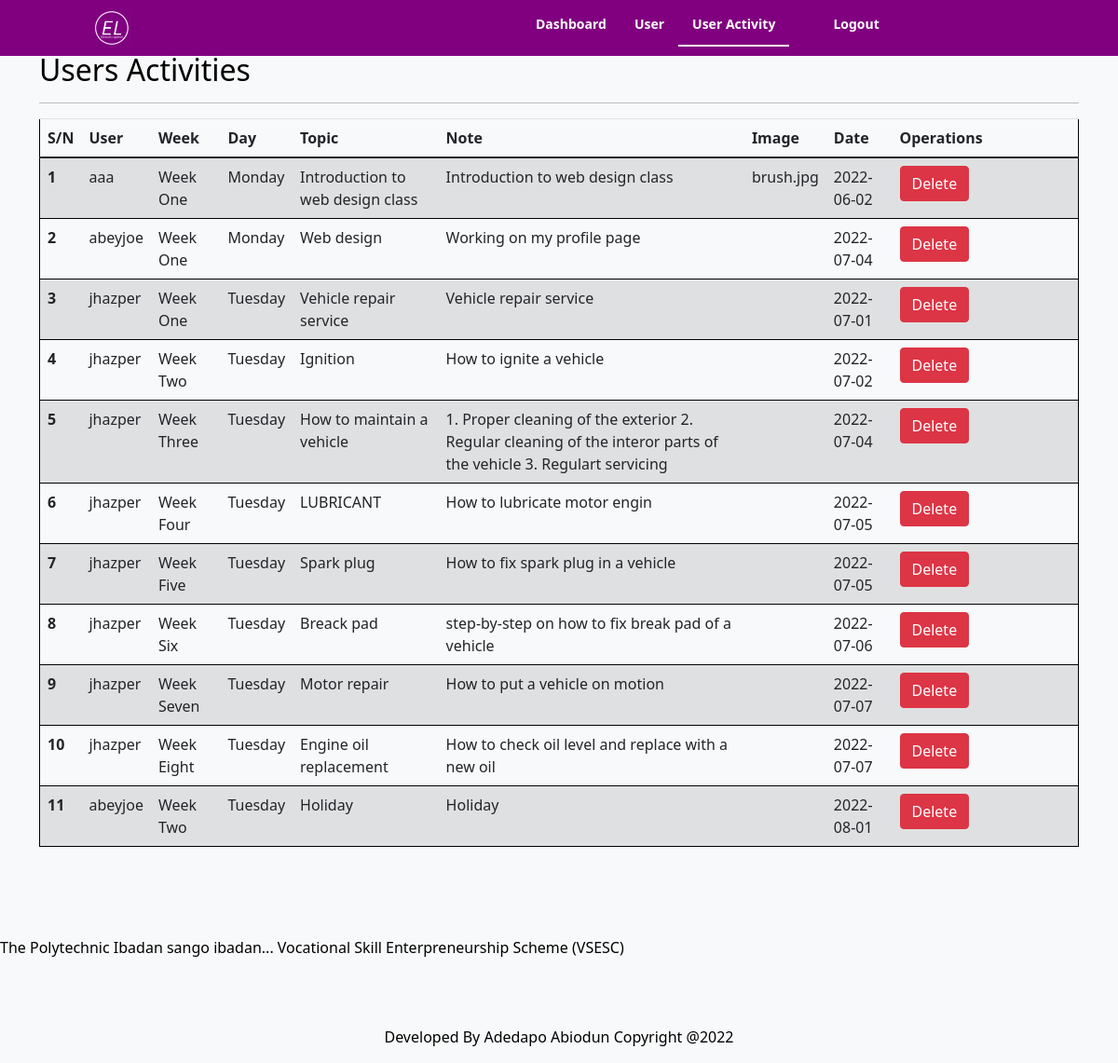
Page /Admin/useractivity.php (signed in) on the committed database.
### tables this page shows
CREATE TABLE `logbook` (
  `id` int(11) NOT NULL,
  `week` varchar(50) NOT NULL,
  `day` varchar(50) NOT NULL,
  `topic` varchar(255) NOT NULL,
  `note` varchar(2000) NOT NULL,
  `image` blob NOT NULL,
  `date` date NOT NULL,
  `user` varchar(255) NOT NULL
);

### Admin/useractivity.php (the view, shortened to what this page needs)
<?php
include '../logbook/connect.php';
?>
<!DOCTYPE html>
<html lang="en">
<head>
    <link rel="stylesheet" type="text/css" href="../style.css">
    <link rel="stylesheet" type="text/css" href="../stylelog.css">
    <link rel="stylesheet" type="text/css" href="https://stackpath.bootstrapcdn.com/bootstrap/4.1.3/css/bootstrap.min.css">
    <link href="https://cdn.jsdelivr.net/npm/bootstrap@5.1.3/dist/css/bootstrap.min.css" rel="stylesheet">
    <link href="../css/bootstrap.css" rel="stylesheet">
    <link rel="stylesheet" href="https://cdn.jsdelivr.net/npm/bootstrap-icons@1.3.0/font/bootstrap-icons.css"/>
</head>
<body class="bg-light">
    <div class="header">
		<div class="logo">
			<a href="#" style="cursor: auto;"><img src="../logo.png" /></a>
		</div>
		<div class="nav">
			<div class="link">
				<ul>
                <a href="adminhome.php"><li>Dashboard</li></a>
					<a href="user.php"><li>User</li></a>
					<a href="useractivity.php"><li class="home">User Activity</li></a>
				</ul>
			</div>
            <div>
                <ul>
					<a href="adminlogout.php"><li>Logout</li></a>
				</ul>
            </div>
		</div>
	</div>
    <center><h1>DISPLAY LOGBOOK</h1></center>
<div class="container">
    <h2>Users Activities</h2><hr>
    <table class="table text-dark table-striped">
        <thead>
            <tr>
                <th scope="col">S/N</th>
                <th scope="col">User</th>
                <th scope="col">Week</th>
                <th scope="col">Day</th>
                <th scope="col">Topic</th>
                <th scope="col">Note</th>
                <th scope="col">Image</th>
                <th scope="col">Date</th>
                <th scope="col" class="operation-button-width">Operations</th>
            </tr>
        </thead>
        <tbody>
        <?php
        $count = 0;
        $sql="Select * from logbook";
        $result=mysqli_query($con,$sql);
        if($result){
            while($row=mysqli_fetch_assoc($result)){
                $id=$row['id'];
                $user=$row['user'];
                $week=$row['week'];
                $day=$row['day'];
                $topic=$row['topic'];
                $note=$row['note'];
                $image=$row['image'];
                $date=$row['date'];
                $count++;
                echo '<tr>
                <th scope="row">'.$count.'</th>
                <td>'.$user.'</td>
                <td>'.$week.'</td>
                <td>'.$day.'</td>
                <td>'.$topic.'</td>
                <td>'.$note.'</td>
                <td>'.$image.'</td>
                <td>'.$date.'</td>
                <td>
                <a href="delete.php?deleteid='.$id.'" class="text-light"><button class="btn btn-danger">Delete</button></a>
                </td>
                </tr>';
                }
            }
        ?>
        </tbody>
    </table>
</div>
<br><br><br><br><br><br><br><br><br>
<footer>
    <marquee behavior="horizontal" direction="horizontal">The Polytechnic Ibadan sango ibadan...  Vocational Skill Enterpreneurship Scheme (VSESC)</marquee><br><br><br>
    <center><p> Developed By Adedapo Abiodun Copyright @2022 </p></center>
</footer>
</body>
</html>

### style.css (style rules this page uses)
body { background-color: #add8e6 !important; font-family: cursive; }
.container { background-color: ; }
a { color: #fff !important; margin-top: -200px; }
h1 { color: black !important; text-align: center; text-transform: uppercase; }
table { color: black; border: 1px solid black !important; }
.header { width: 100%; height: auto; background-color: purple; position: fixed; top: 0; }
.logo { float: left; }
img { height: 40px; width: 40px; margin: 10px; margin-left: 100px; }
.nav { float: right; width: 70%; min-width: 600px; }
.link { background-color: none; color: white; float: left; margin-left: 20%; }
li { font-size: 14px; display: inline-block; float: left; color: white; font-weight: bold; padding: 15px; padding-bottom: 12px; }
li.home { border-bottom: 2px solid white; }
.operation-button-width { width: 200px; }
a { text-decoration: none; }
footer { background-color: ; position: fixed; bottom: 0; left: 0; right: 0; }

### logbook/stylelog.css (style rules this page uses)
body { background-color: #fff !important; color: black !important; }
h1 { color: black !important; }

### rows in the picture
logbook: user "aaa", week "Week One", day "Monday", topic "Introduction to web design class", note "Introduction to web design class", image "brush.jpg", date "2022-06-02"
logbook: user "abeyjoe", week "Week One", day "Monday", topic "Web design", note "Working on my profile page", date "2022-07-04"
logbook: user "jhazper", week "Week One", day "Tuesday", topic "Vehicle repair service", note "Vehicle repair service", date "2022-07-01"
logbook: user "jhazper", week "Week Two", day "Tuesday", topic "Ignition", note "How to ignite a vehicle", date "2022-07-02"
logbook: user "jhazper", week "Week Three", day "Tuesday", topic "How to maintain a vehicle", note "1. Proper cleaning of the exterior 2. Regular cleaning of the interor parts of the vehicle 3. Regulart servicing", date "2022-07-04"
logbook: user "jhazper", week "Week Four", day "Tuesday", topic "LUBRICANT", note "How to lubricate motor engin", date "2022-07-05"
logbook: user "jhazper", week "Week Five", day "Tuesday", topic "Spark plug", note "How to fix spark plug in a vehicle", date "2022-07-05"
logbook: user "jhazper", week "Week Six", day "Tuesday", topic "Breack pad", note "step-by-step on how to fix break pad of a vehicle", date "2022-07-06"
logbook: user "jhazper", week "Week Seven", day "Tuesday", topic "Motor repair", note "How to put a vehicle on motion", date "2022-07-07"
logbook: user "jhazper", week "Week Eight", day "Tuesday", topic "Engine oil replacement", note "How to check oil level and replace with a new oil", date "2022-07-07"
logbook: user "abeyjoe", week "Week Two", day "Tuesday", topic "Holiday", note "Holiday", date "2022-08-01"
